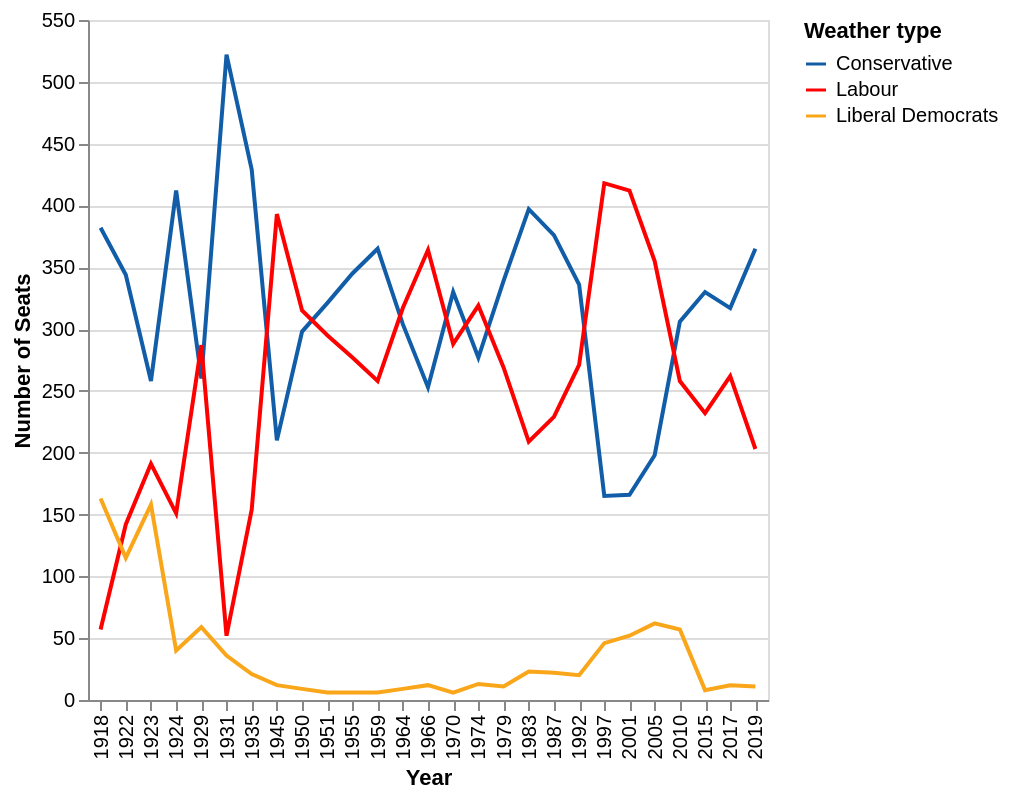

Describe this chart as a Vega-Lite specification.
### Vega-Lite specification from a JSON file in a GitHub repository (floating-point values rounded to 4 significant figures)
{"$schema": "https://vega.github.io/schema/vega-lite/v5.json", "data": {"values": [{"Year": 1918, "Party": "Conservative", "seats": 382}, {"Year": 1922, "Party": "Conservative", "seats": 344}, {"Year": 1923, "Party": "Conservative", "seats": 258}, {"Year": 1924, "Party": "Conservative", "seats": 412}, {"Year": 1929, "Party": "Conservative", "seats": 260}, {"Year": 1931, "Party": "Conservative", "seats": 522}, {"Year": 1935, "Party": "Conservative", "seats": 429}, {"Year": 1945, "Party": "Conservative", "seats": 210}, {"Year": 1950, "Party": "Conservative", "seats": 298}, {"Year": 1951, "Party": "Conservative", "seats": 321}, {"Year": 1955, "Party": "Conservative", "seats": 345}, {"Year": 1959, "Party": "Conservative", "seats": 365}, {"Year": 1964, "Party": "Conservative", "seats": 304}, {"Year": 1966, "Party": "Conservative", "seats": 253}, {"Year": 1970, "Party": "Conservative", "seats": 330}, {"Year": 1974, "Party": "Conservative", "seats": 277}, {"Year": 1979, "Party": "Conservative", "seats": 339}, {"Year": 1983, "Party": "Conservative", "seats": 397}, {"Year": 1987, "Party": "Conservative", "seats": 376}, {"Year": 1992, "Party": "Conservative", "seats": 336}, {"Year": 1997, "Party": "Conservative", "seats": 165}, {"Year": 2001, "Party": "Conservative", "seats": 166}, {"Year": 2005, "Party": "Conservative", "seats": 198}, {"Year": 2010, "Party": "Conservative", "seats": 306}, {"Year": 2015, "Party": "Conservative", "seats": 330}, {"Year": 2017, "Party": "Conservative", "seats": 317}, {"Year": 2019, "Party": "Conservative", "seats": 365}, {"Year": 1918, "Party": "Labour", "seats": 57}, {"Year": 1922, "Party": "Labour", "seats": 142}, {"Year": 1923, "Party": "Labour", "seats": 191}, {"Year": 1924, "Party": "Labour", "seats": 151}, {"Year": 1929, "Party": "Labour", "seats": 287}, {"Year": 1931, "Party": "Labour", "seats": 52}, {"Year": 1935, "Party": "Labour", "seats": 154}, {"Year": 1945, "Party": "Labour", "seats": 393}, {"Year": 1950, "Party": "Labour", "seats": 315}, {"Year": 1951, "Party": "Labour", "seats": 295}, {"Year": 1955, "Party": "Labour", "seats": 277}, {"Year": 1959, "Party": "Labour", "seats": 258}, {"Year": 1964, "Party": "Labour", "seats": 317}, {"Year": 1966, "Party": "Labour", "seats": 364}, {"Year": 1970, "Party": "Labour", "seats": 288}, {"Year": 1974, "Party": "Labour", "seats": 319}, {"Year": 1979, "Party": "Labour", "seats": 269}, {"Year": 1983, "Party": "Labour", "seats": 209}, {"Year": 1987, "Party": "Labour", "seats": 229}, {"Year": 1992, "Party": "Labour", "seats": 271}, {"Year": 1997, "Party": "Labour", "seats": 418}, {"Year": 2001, "Party": "Labour", "seats": 412}, {"Year": 2005, "Party": "Labour", "seats": 355}, {"Year": 2010, "Party": "Labour", "seats": 258}, {"Year": 2015, "Party": "Labour", "seats": 232}, {"Year": 2017, "Party": "Labour", "seats": 262}, {"Year": 2019, "Party": "Labour", "seats": 203}, {"Year": 1918, "Party": "Liberal Democrats", "seats": 163}, {"Year": 1922, "Party": "Liberal Democrats", "seats": 115}, {"Year": 1923, "Party": "Liberal Democrats", "seats": 158}, {"Year": 1924, "Party": "Liberal Democrats", "seats": 40}, {"Year": 1929, "Party": "Liberal Democrats", "seats": 59}, {"Year": 1931, "Party": "Liberal Democrats", "seats": 36}, {"Year": 1935, "Party": "Liberal Democrats", "seats": 21}, {"Year": 1945, "Party": "Liberal Democrats", "seats": 12}, {"Year": 1950, "Party": "Liberal Democrats", "seats": 9}, {"Year": 1951, "Party": "Liberal Democrats", "seats": 6}, {"Year": 1955, "Party": "Liberal Democrats", "seats": 6}, {"Year": 1959, "Party": "Liberal Democrats", "seats": 6}, {"Year": 1964, "Party": "Liberal Democrats", "seats": 9}, {"Year": 1966, "Party": "Liberal Democrats", "seats": 12}, {"Year": 1970, "Party": "Liberal Democrats", "seats": 6}, {"Year": 1974, "Party": "Liberal Democrats", "seats": 13}, {"Year": 1979, "Party": "Liberal Democrats", "seats": 11}, {"Year": 1983, "Party": "Liberal Democrats", "seats": 23}, {"Year": 1987, "Party": "Liberal Democrats", "seats": 22}, {"Year": 1992, "Party": "Liberal Democrats", "seats": 20}, {"Year": 1997, "Party": "Liberal Democrats", "seats": 46}, {"Year": 2001, "Party": "Liberal Democrats", "seats": 52}, {"Year": 2005, "Party": "Liberal Democrats", "seats": 62}, {"Year": 2010, "Party": "Liberal Democrats", "seats": 57}, {"Year": 2015, "Party": "Liberal Democrats", "seats": 8}, {"Year": 2017, "Party": "Liberal Democrats", "seats": 12}, {"Year": 2019, "Party": "Liberal Democrats", "seats": 11}]}, "height": 340, "width": 340, "mark": "line", "encoding": {"x": {"field": "Year", "type": "ordinal", "title": "Year"}, "y": {"field": "seats", "type": "quantitative", "title": "Number of Seats"}, "color": {"field": "Party", "type": "nominal", "scale": {"domain": ["Conservative", "Labour", "Liberal Democrats"], "range": ["#115DA8", "red", "#FAA61A"]}, "title": "Weather type"}}, "config": {}}
